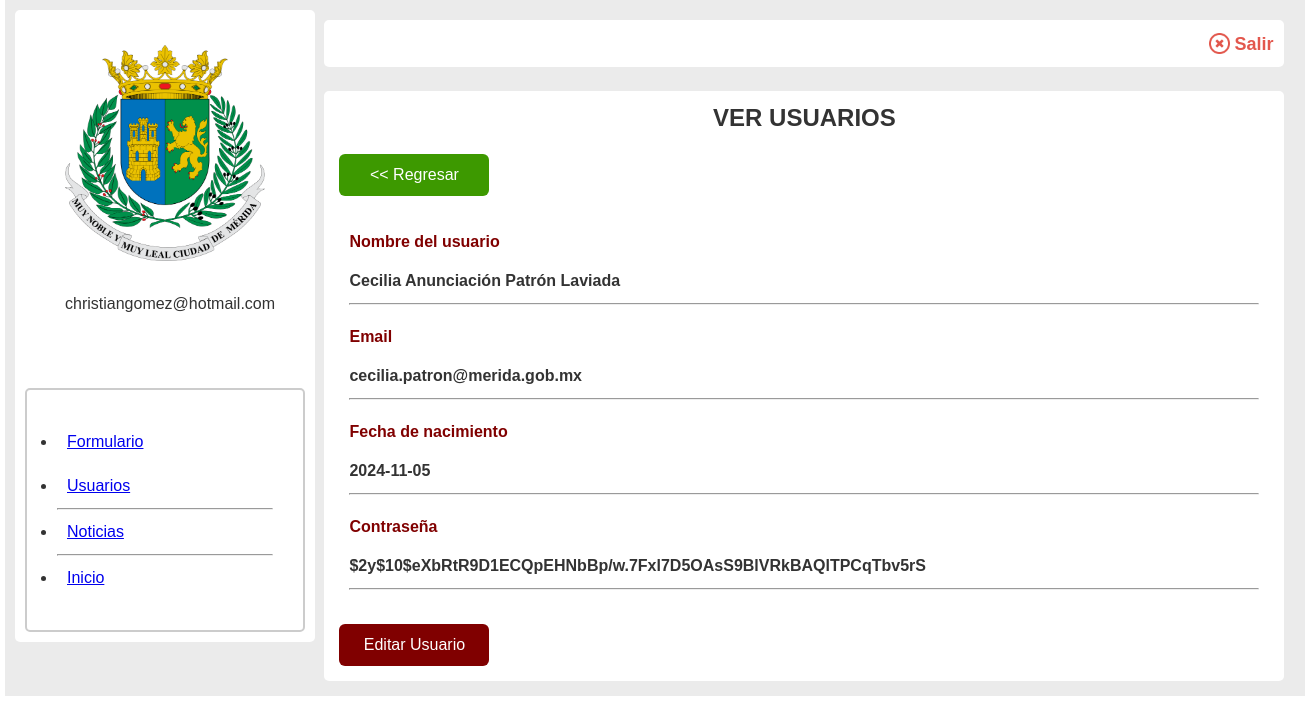
The app's page /ver_usuario.php?id=1 (signed in) with its own data.
### tables this page shows
CREATE TABLE `registro` (
  `id` int(11) NOT NULL,
  `nombre` varchar(25) DEFAULT NULL,
  `apellido` varchar(50) DEFAULT NULL,
  `correo` varchar(100) DEFAULT NULL,
  `contrasena` varchar(255) DEFAULT NULL,
  `fecha` date DEFAULT NULL,
  `pregunta` varchar(50) DEFAULT NULL,
  `respuesta` varchar(50) DEFAULT NULL,
  `rol` varchar(20) DEFAULT 'usuario'
);

### ver_usuario.php (the view, shortened to what this page needs)
<!DOCTYPE html>
<html lang="en">
<head>
  <link rel="stylesheet" href="estilos.css">
</head>
<body>
  <div class="cont_padre_panel ancho">
    <?php
    include "menudashboard.php";
    ?>
    <div class="cont_panel_derecho">
      <div class="cont_panel_derecho_hijo1">
        <div class="elemento_salir">
          <img src="imagenes/cancelar.png" class="img_cancelar" >
          <a href="salir.php" class="salir">Salir</a>
        </div>
      </div>
      <br>
      <div class="cont_panel_derecho_hijo2">
        <h2 class="titulo_panel"> VER USUARIOS</h2>
        <br>
        <a href="dashboard_usuarios.php" class="btn_rojo2"><< Regresar</a>
        <br><br>
        <?php
        require "conexion.php";
        $id_usuario = $_GET['id'];
        $verusuario = "SELECT * FROM registro WHERE id = '$id_usuario'";
        $resultado = mysqli_query($conectar, $verusuario);
        $fila = $resultado -> fetch_array();
        ?>
        <div class="contenedor_ver_usuarios">
          <p class="campo">Nombre del usuario</p>
          <p class="dato"><?php echo $fila ["nombre"]?>  <?php echo $fila['apellido']?></p>
          <hr>
        </div>
        <div class="contenedor_ver_usuarios">
          <p class="campo">Email</p>
          <p class="dato"><?php echo $fila['correo']?></p>
          <hr>
        </div>
        <div class="contenedor_ver_usuarios">
          <p class="campo">Fecha de nacimiento</p>
          <p class="dato"><?php echo $fila['fecha']?></p>
          <hr>
        </div>
        <div class="contenedor_ver_usuarios">
          <p class="campo">Contraseña</p>
          <p class="dato"><?php echo $fila['contrasena']?></p>
          <hr>
        </div>
        <br>
        <a href="editar_usuario.php?id=<?php echo $fila['id'];?>"class="btn_rojo3">Editar Usuario</a>
      </div>
    </div>
  </div>
</body>
</html>

### estilos.css (style rules this page uses)
* { box-sizing: border-box; margin: 0; padding: 0; }
body { font-family: Arial, Helvetica, sans-serif; height: 100vh; font-size: 16px; line-height: 24px; color: #333; }
:root { --color1: #001dbe; --color2: #bebebe; }
.ancho { width: 1300px; margin: auto; }
.btn_rojo2 { width: 150px; padding: 9px 15px; background-color: #3d9900; color: white; border: 0; border-radius: 6px; text-decoration: none; display: inline-block; text-align: center; }
.btn_rojo3 { width: 150px; padding: 9px 15px; background-color: #800000; color: white; border: 0; border-radius: 6px; text-decoration: none; display: inline-block; text-align: center; }
.cont_padre_panel { padding: 10px; background-color: #ebebeb; }
.cont_panel_derecho { width: 960px; display: inline-block; vertical-align: top; padding: 5px; }
.cont_panel_derecho_hijo1 { padding: 10px; text-align: right; border-radius: 5px; margin-top: 5px; background-color: white; width: 960px; }
.cont_panel_derecho_hijo2 { background-color: white; border-radius: 5px; padding: 15px; width: 960px; }
.titulo_panel { text-align: center; }
.contenedor_ver_usuarios { padding: 10px; }
.dato { color: #333; padding-bottom: 10px; font-weight: bold; }
.campo { color: #800000; padding-bottom: 15px; font-weight: bold; }
.elemento_salir { padding: 1px; }
.salir { display: inline-block; text-decoration: none; color: #e3574d; font-size: 18px; font-weight: bold; vertical-align: middle; }
.img_cancelar { width: 21px; display: inline-block; vertical-align: middle; }

### records on screen
registro: nombre "Cecilia Anunciación", apellido "Patrón Laviada", correo "cecilia.patron@merida.gob.mx", fecha "2024-11-05", contrasena "$2y$10$eXbRtR9D1ECQpEHNbBp/w.7Fxl7D5OAsS9BlVRkBAQlTPCqTbv5rS"

### other values on screen
$usuario "christiangomez@hotmail.com"
